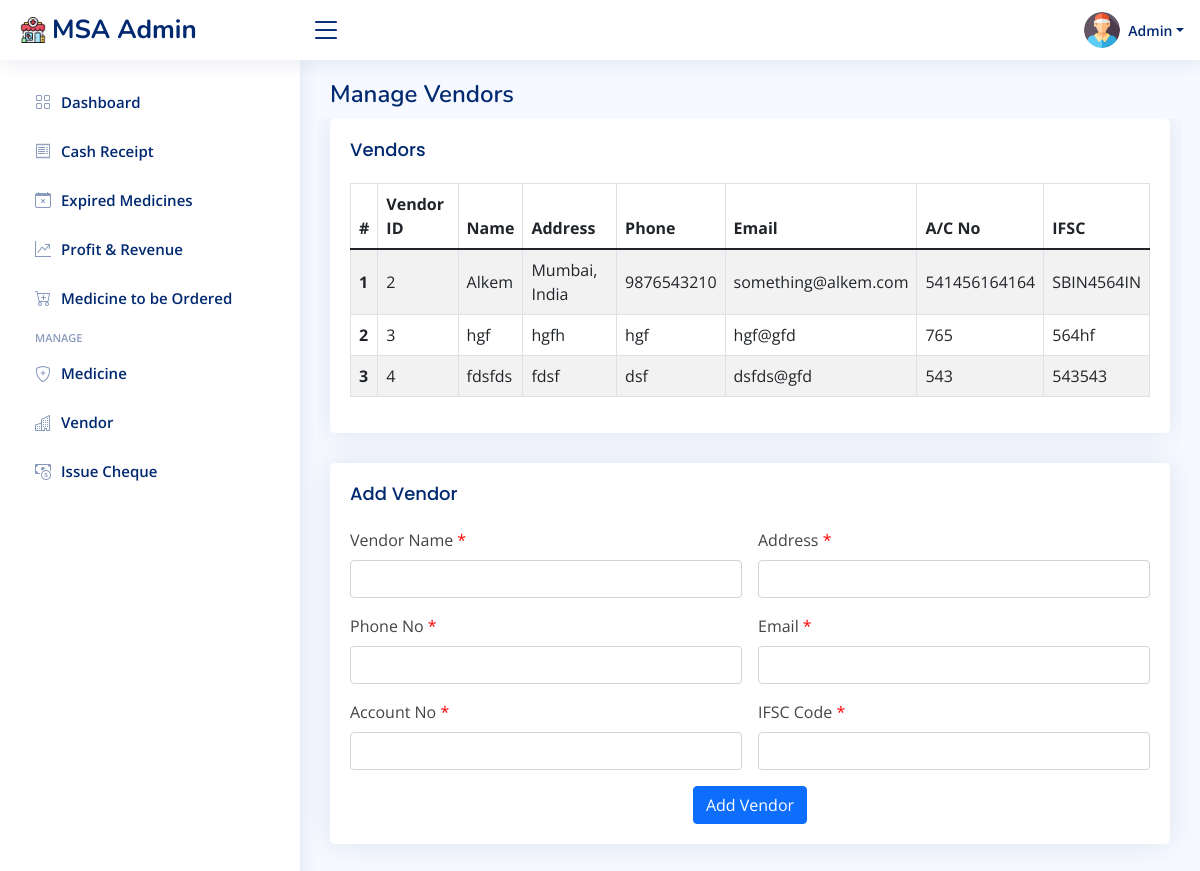
Before: /vendor.php (signed in) with the older database file.
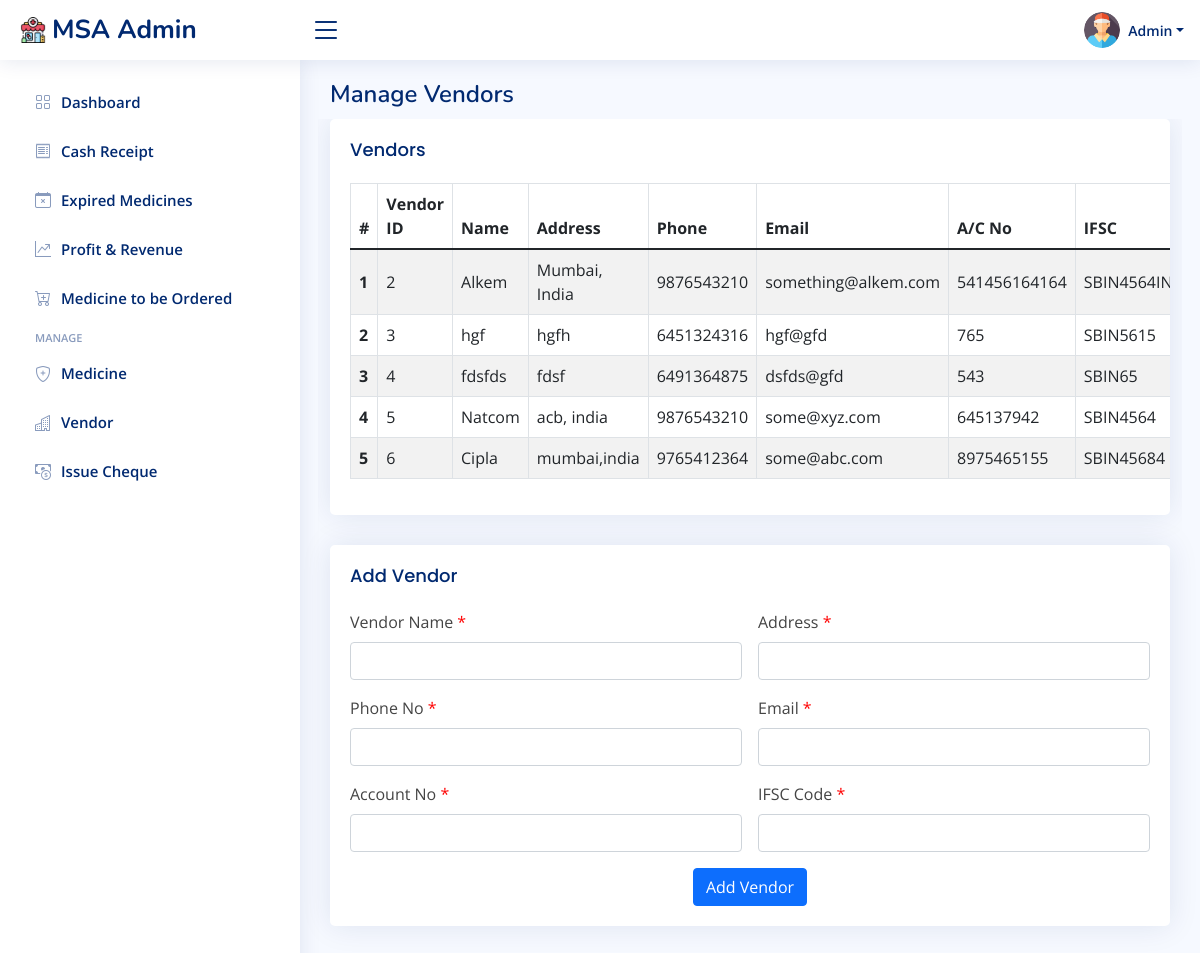
After: the same page with the newer database file.
### tables this page shows
CREATE TABLE `vendor` (
  `vendor_id` int(11) NOT NULL,
  `name` varchar(50) NOT NULL,
  `address` varchar(100) NOT NULL,
  `phone` varchar(50) NOT NULL,
  `email` varchar(100) NOT NULL,
  `account_no` varchar(50) NOT NULL,
  `ifsc_code` varchar(50) NOT NULL
);

### vendor.php (the view, shortened to what this page needs)
<?php
  require "assets/php/dbConnection.php";
?>
<!DOCTYPE html>
<html>
<head>
  <?php require "assets/php/head.php"; ?>
</head>
<body>
  <?php require "assets/php/nav.php"; ?>
  <?php require "assets/php/sidebar.php"; ?>
  <main id="main" class="main">
    <div class="pagetitle">
      <h1>Manage Vendors</h1>
    </div>
        <div class="row">
            <div style="overflow: auto;">
                <div class="card">
                 <div class="card-body">
                   <h5 class="card-title">Vendors</h5>
                   <table class="table table-striped table-bordered">
                     <thead>
                       <tr>
                         <th scope="col">#</th>
                         <th scope="col">Vendor ID</th>
                         <th scope="col">Name</th>
                         <th scope="col">Address</th>
                         <th scope="col">Phone</th>
                         <th scope="col">Email</th>
                         <th scope="col">A/C No</th>
                         <th scope="col">IFSC</th>
                       </tr>
                     </thead>
                     <tbody>
                       <?php
                          $sql="SELECT * FROM vendor";
                          $result = $conn->query($sql);
                          $i=1;
                          while($row = $result->fetch_assoc()){
                       ?>
                       <tr class="align-middle">
                         <th scope="row"><?php echo $i; ?></th>
                         <td><?php echo $row["vendor_id"]; ?></td>
                         <td><?php echo $row["name"]; ?></td>
                         <td><?php echo $row["address"]; ?></td>
                         <td><?php echo $row["phone"]; ?></td>
                         <td><?php echo $row["email"]; ?></td>
                         <td><?php echo $row["account_no"]; ?></td>
                         <td><?php echo $row["ifsc_code"]; ?></td>
                       </tr>
                       <?php
                       $i++;
                          }
                       ?>
                     </tbody>
                   </table>
                 </div>
                </div>
            </div>
            <div class="">
              <div class="card">
                <div class="card-body">
                  <h5 class="card-title">Add Vendor</h5>
                  <form class="row g-3" method="POST" action="vendor.php">
                    <div class="col-md-6">
                      <label for="vendorName" class="form-label">Vendor Name <span style="color: red;">*</span></label>
                      <input type="text" class="form-control" id="vendorName" name="vendorName" required>
                    </div>
                    <div class="col-md-6">
                      <label for="vendorAddress" class="form-label">Address <span style="color: red;">*</span></label>
                      <input type="text" class="form-control" id="vendorAddress" name="vendorAddress" required>
                    </div>
                    <div class="col-md-6">
                      <label for="vendorPhone" class="form-label">Phone No <span style="color: red;">*</span></label>
                      <input type="phone" class="form-control" id="vendorPhone" name="vendorPhone" required>
                    </div>
                    <div class="col-md-6">
                      <label for="vendorEmail" class="form-label">Email <span style="color: red;">*</span></label>
                      <input type="email" class="form-control" id="vendorEmail" name="vendorEmail" required>
                    </div>
                    <div class="col-md-6">
                      <label for="vendorAcNo" class="form-label">Account No <span style="color: red;">*</span></label>
                      <input type="number" class="form-control" id="vendorAcNo" name="vendorAcNo" required>
                    </div>
                    <div class="col-md-6">
                      <label for="vendorIfsc" class="form-label">IFSC Code <span style="color: red;">*</span></label>
                      <input type="text" class="form-control" id="vendorIfsc" name="vendorIfsc" required>
                    </div>
                    <div class="text-center">
                        <button type="submit" class="btn btn-primary" id="addVendor" name="addVendor" value="addVendor">Add Vendor</button>
                    </div>
                </form>
                </div>
              </div>
            </div>
        </div>
  </main>
</body>
</html>

Changed rows visible on the page:
changed vendor "hgf": phone "hgf" → "6451324316"; ifsc_code "564hf" → "SBIN5615"
changed vendor "fdsfds": phone "dsf" → "6491364875"; ifsc_code "543543" → "SBIN65"
added vendor: vendor_id "5", name "Natcom", address "acb, india", phone "9876543210", email "some@xyz.com", account_no "645137942", ifsc_code "SBIN4564"
added vendor: vendor_id "6", name "Cipla", address "mumbai,india", phone "9765412364", email "some@abc.com", account_no "8975465155", ifsc_code "SBIN45684"
